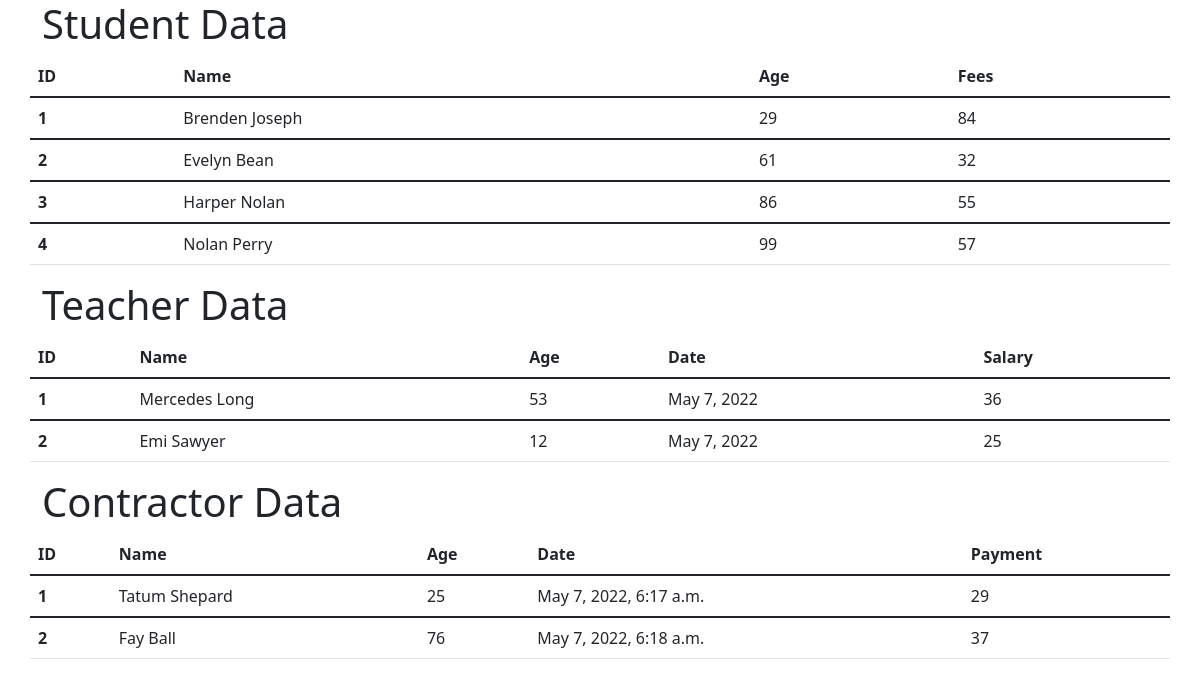
The page / on the database its author committed.
### home/models.py (models this page shows)
class CommonInfo(models.Model):
    name = models.CharField(max_length=100)
    age = models.IntegerField()
    date = models.DateField()
    class Meta:
        abstract = True

class Student(CommonInfo):
    fees = models.IntegerField()
    date = None

class Teacher(CommonInfo):
    salary = models.IntegerField()

class Contractor(CommonInfo):
    date = models.DateTimeField()
    payment = models.IntegerField()

### home/views.py (the view)
# urls.py: 2. Add a URL to urlpatterns:  path('', views.home, name='home')
def home(request):
    student_data = Student.objects.all()
    teacher_data = Teacher.objects.all()
    contractor_data = Contractor.objects.all()
    con = {
        'teachers': teacher_data,
        'students': student_data,
        'contractors': contractor_data,
    }
    return render(request, 'home.html', con)

### home/templates/home.html (shortened to what this page needs)
<!DOCTYPE html>
<html lang="en">
<head>
    <link href="https://cdn.jsdelivr.net/npm/bootstrap@5.1.3/dist/css/bootstrap.min.css" rel="stylesheet">
</head>
<body>
    <div class="container">
        <div class="row">
           <h1> Student Data</h1>
            <table class="table">
                <thead>
                  <tr>
                    <th scope="col">ID</th>
                    <th scope="col">Name</th>
                    <th scope="col">Age</th>
                    <th scope="col">Fees</th>
                  </tr>
                </thead>
                {% for student in students %}
                <tbody>
                  <tr>
                    <th scope="row">{{student.id}}</th>
                    <td>{{student.name}}</td>
                    <td>{{student.age}}</td>
                    <td>{{student.fees}}</td>
                  </tr>
                </tbody>
                {% endfor %}
              </table>
              <h1> Teacher Data</h1>
            <table class="table">
                <thead>
                  <tr>
                    <th scope="col">ID</th>
                    <th scope="col">Name</th>
                    <th scope="col">Age</th>
                    <th scope="col">Date</th>
                    <th scope="col">Salary</th>
                  </tr>
                </thead>
                {% for teacher in teachers %}
                <tbody>
                  <tr>
                    <th scope="row">{{teacher.id}}</th>
                    <td>{{teacher.name}}</td>
                    <td>{{teacher.age}}</td>
                    <td>{{teacher.date}}</td>
                    <td>{{teacher.salary}}</td>
                  </tr>
                </tbody>
                {% endfor %}
              </table>
              <h1> Contractor Data</h1>
            <table class="table">
                <thead>
                  <tr>
                    <th scope="col">ID</th>
                    <th scope="col">Name</th>
                    <th scope="col">Age</th>
                    <th scope="col">Date</th>
                    <th scope="col">Payment</th>
                  </tr>
                </thead>
                {% for contractor in contractors %}
                <tbody>
                  <tr>
                    <th scope="row">{{contractor.id}}</th>
                    <td>{{contractor.name}}</td>
                    <td>{{contractor.age}}</td>
                    <td>{{contractor.date}}</td>
                    <td>{{contractor.payment}}</td>
                  </tr>
                </tbody>
                {% endfor %}
              </table>
        </div>
    </div>
</body>
</html>

### rows shown on the page
Student: id "1", name "Brenden Joseph", age "29", fees "84"
Student: id "2", name "Evelyn Bean", age "61", fees "32"
Student: id "3", name "Harper Nolan", age "86", fees "55"
Student: id "4", name "Nolan Perry", age "99", fees "57"
Teacher: id "1", name "Mercedes Long", age "53", date "May 7, 2022", salary "36"
Teacher: id "2", name "Emi Sawyer", age "12", date "May 7, 2022", salary "25"
Contractor: id "1", name "Tatum Shepard", age "25", date "May 7, 2022, 6:17 a.m.", payment "29"
Contractor: id "2", name "Fay Ball", age "76", date "May 7, 2022, 6:18 a.m.", payment "37"
